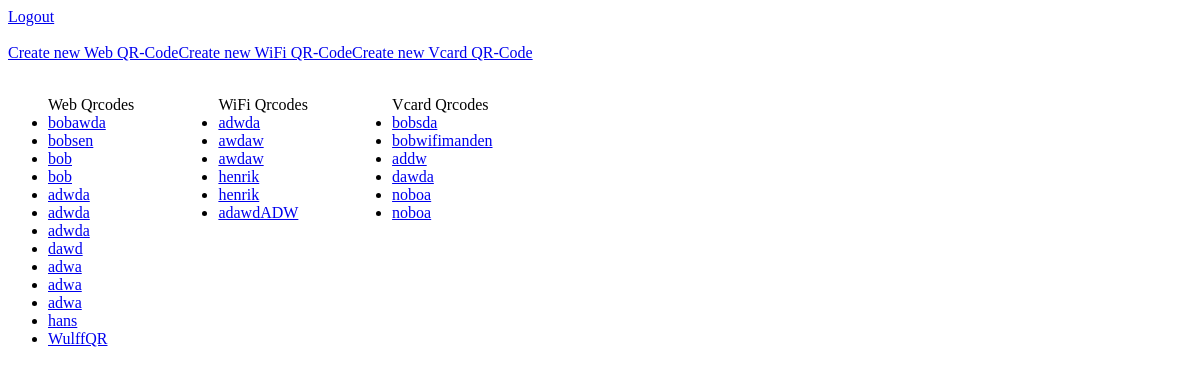
Page /qr/new/ (signed in) on the earlier database version.
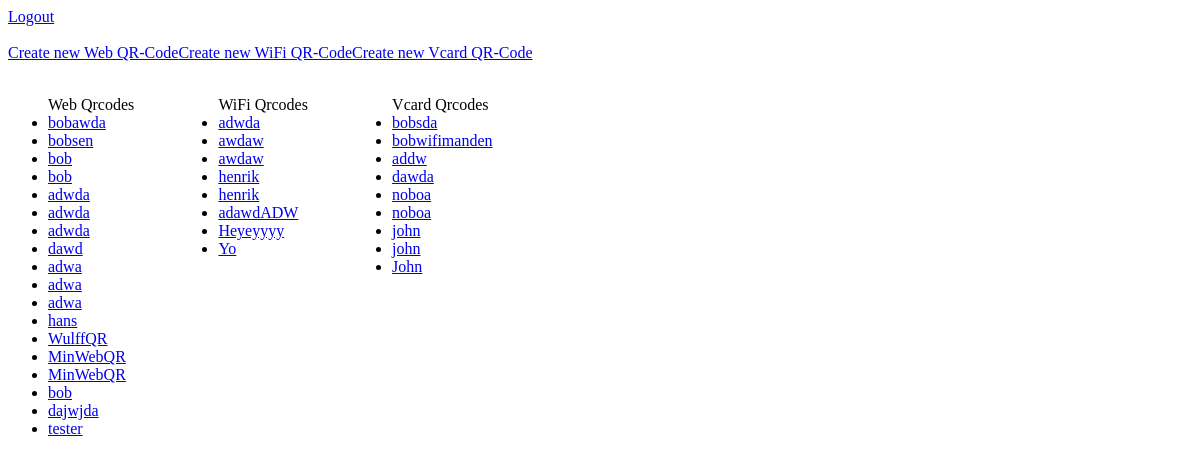
Same page on the later database version.
### qrcodes/models.py (models this page shows, shortened)
class QRCode_Web(models.Model):
    qr_id = models.AutoField(primary_key=True)
    user = models.ForeignKey(User, on_delete=models.CASCADE)
    name = models.CharField(max_length=500)
    url = models.CharField(max_length=500)

class QRCode_VCard(models.Model):
    qr_id = models.AutoField(primary_key=True)
    user = models.ForeignKey(User, on_delete=models.CASCADE)
    name = models.CharField(max_length=500)
    firstname = models.CharField(max_length=500, null=True)
    lastname = models.CharField(max_length=500, null=True)
    email = models.CharField(max_length=500, null=True)
    phone = models.IntegerField(null=True)

class QRCode_Wifi(models.Model):
    qr_id = models.AutoField(primary_key=True)
    user = models.ForeignKey(User, on_delete=models.CASCADE)
    name = models.CharField(max_length=500)
    wifiname = models.CharField(max_length=500, null=True)
    wifipassword =  models.CharField(max_length=500, null=True)
    wifitype =  models.CharField(max_length=20, null=True)

### qrcodes/views.py (the view)
# urls.py: 2. Add a URL to urlpatterns:  path('', views.home, name='home')
@login_required
def home(request):
    if request.method == "GET":
        context = {
            "qrcodes_web": QRCode_Web.objects.filter(user=request.user),
            "qrcodes_wifi":QRCode_VCard.objects.filter(user=request.user),
            "qrcodes_vcard":QRCode_Wifi.objects.filter(user=request.user)
        }
        return render(request, "qrcodes/home.html", context)
    return HttpResponseBadRequest()

### qrcodes/templates/qrcodes/home.html (shortened to what this page needs)
<a href="{% url 'login:logout' %}">Logout</a>
<form action="{% url 'qrcodes:home'%}" method="post" class="form">
    <div style="float:left;">
        <br>
        <a href="{% url 'qrcodes:new_web_qr' %}">Create new Web QR-Code</a>
        <ul>
            <br>
            <label>Web Qrcodes</label>
            {% for qrcode in qrcodes_web  %}
                {% if not qrcode.name == "" %}
                    <li>
                        <a href="{% url 'qrcodes:details' 'web' qrcode.qr_id %}">{{ qrcode.name }}</a>
                    </li>
                {% endif %}
            {% endfor  %}
        </ul>
    </div>
    <div style="float:left;">
        <br>
            <a href="{% url 'qrcodes:new_wifi_qr' %}">Create new WiFi QR-Code</a>
        <ul>
            <br>
            <label>WiFi Qrcodes</label>
            {% for qrcode in qrcodes_wifi  %}
                {% if not qrcode.name == "" %}
                    <li>
                        <a href="{% url 'qrcodes:details' 'wifi' qrcode.qr_id %}">{{ qrcode.name }}</a>
                    </li>
                {% endif %}
            {% endfor  %}
        </ul>
    </div>
    <div style="float:left;">
        <br>
            <a href="{% url 'qrcodes:new_vcard_qr' %}">Create new Vcard QR-Code</a>
        <ul>
            <br>
            <label>Vcard Qrcodes</label>
            {% for qrcode in qrcodes_vcard  %}
                {% if not qrcode.name == "" %}
                    <li>
                        <a href="{% url 'qrcodes:details' 'vcard' qrcode.qr_id %}">{{ qrcode.name }}</a>
                    </li>
                {% endif %}
            {% endfor  %}
        </ul>
    </div>
</form>

Differences in the rows shown:
added QRCode_Web: name "MinWebQR"
added QRCode_Web: name "MinWebQR"
added QRCode_Web: name "bob"
added QRCode_Web: name "dajwjda"
added QRCode_Web: name "tester"
added QRCode_VCard: name "Heyeyyyy"
added QRCode_VCard: name "Yo"
added QRCode_Wifi: name "john"
added QRCode_Wifi: name "john"
added QRCode_Wifi: name "John"
